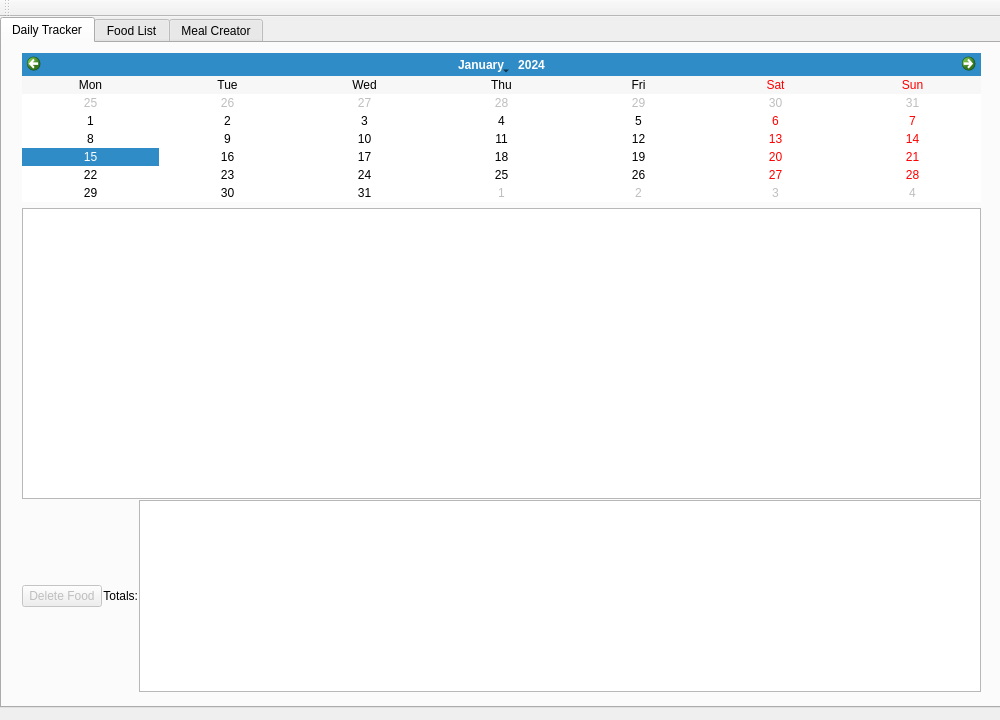
<?xml version="1.0" encoding="UTF-8"?>
<ui version="4.0">
 <class>MainWindow</class>
 <widget class="QMainWindow" name="MainWindow">
  <property name="geometry">
   <rect>
    <x>0</x>
    <y>0</y>
    <width>1000</width>
    <height>720</height>
   </rect>
  </property>
  <property name="sizePolicy">
   <sizepolicy hsizetype="Fixed" vsizetype="Fixed">
    <horstretch>0</horstretch>
    <verstretch>0</verstretch>
   </sizepolicy>
  </property>
  <property name="windowTitle">
   <string>kCalTracker</string>
  </property>
  <property name="tabShape">
   <enum>QTabWidget::Rounded</enum>
  </property>
  <widget class="QWidget" name="centralWidget">
   <property name="sizePolicy">
    <sizepolicy hsizetype="Expanding" vsizetype="Expanding">
     <horstretch>0</horstretch>
     <verstretch>0</verstretch>
    </sizepolicy>
   </property>
   <widget class="QTabWidget" name="mealsTabWidget">
    <property name="geometry">
     <rect>
      <x>0</x>
      <y>0</y>
      <width>1001</width>
      <height>691</height>
     </rect>
    </property>
    <property name="tabPosition">
     <enum>QTabWidget::North</enum>
    </property>
    <property name="tabShape">
     <enum>QTabWidget::Rounded</enum>
    </property>
    <property name="currentIndex">
     <number>0</number>
    </property>
    <widget class="QWidget" name="dailyTrackerTab">
     <property name="sizePolicy">
      <sizepolicy hsizetype="Expanding" vsizetype="Expanding">
       <horstretch>0</horstretch>
       <verstretch>0</verstretch>
      </sizepolicy>
     </property>
     <attribute name="title">
      <string>Daily Tracker</string>
     </attribute>
     <widget class="QWidget" name="horizontalLayoutWidget">
      <property name="geometry">
       <rect>
        <x>9</x>
        <y>-1</y>
        <width>981</width>
        <height>661</height>
       </rect>
      </property>
      <layout class="QHBoxLayout" name="horizontalLayout">
       <item>
        <layout class="QVBoxLayout" name="verticalLayout_4">
         <item>
          <widget class="QCalendarWidget" name="calendarWidget">
           <property name="sizePolicy">
            <sizepolicy hsizetype="Expanding" vsizetype="Fixed">
             <horstretch>0</horstretch>
             <verstretch>0</verstretch>
            </sizepolicy>
           </property>
           <property name="gridVisible">
            <bool>false</bool>
           </property>
           <property name="verticalHeaderFormat">
            <enum>QCalendarWidget::NoVerticalHeader</enum>
           </property>
          </widget>
         </item>
         <item>
          <layout class="QGridLayout" name="gridLayout">
           <property name="sizeConstraint">
            <enum>QLayout::SetNoConstraint</enum>
           </property>
           <property name="spacing">
            <number>1</number>
           </property>
           <item row="1" column="2">
            <widget class="QTableWidget" name="foodTotalsTableWidget">
             <property name="sizePolicy">
              <sizepolicy hsizetype="Expanding" vsizetype="Minimum">
               <horstretch>0</horstretch>
               <verstretch>0</verstretch>
              </sizepolicy>
             </property>
             <property name="editTriggers">
              <set>QAbstractItemView::NoEditTriggers</set>
             </property>
            </widget>
           </item>
           <item row="0" column="0" colspan="3">
            <widget class="QTableWidget" name="foodListTableWidget">
             <property name="editTriggers">
              <set>QAbstractItemView::DoubleClicked</set>
             </property>
            </widget>
           </item>
           <item row="1" column="1">
            <widget class="QLabel" name="totalsLabel">
             <property name="sizePolicy">
              <sizepolicy hsizetype="Preferred" vsizetype="Fixed">
               <horstretch>0</horstretch>
               <verstretch>0</verstretch>
              </sizepolicy>
             </property>
             <property name="layoutDirection">
              <enum>Qt::LeftToRight</enum>
             </property>
             <property name="text">
              <string>Totals:</string>
             </property>
             <property name="alignment">
              <set>Qt::AlignRight|Qt::AlignTrailing|Qt::AlignVCenter</set>
             </property>
            </widget>
           </item>
           <item row="1" column="0">
            <widget class="QPushButton" name="deleteDailyFoodPushButton">
             <property name="enabled">
              <bool>false</bool>
             </property>
             <property name="text">
              <string>Delete Food</string>
             </property>
            </widget>
           </item>
          </layout>
         </item>
        </layout>
       </item>
      </layout>
     </widget>
    </widget>
    <widget class="QWidget" name="foodListTab">
     <property name="sizePolicy">
      <sizepolicy hsizetype="Expanding" vsizetype="Expanding">
       <horstretch>0</horstretch>
       <verstretch>0</verstretch>
      </sizepolicy>
     </property>
     <attribute name="title">
      <string>Food List</string>
     </attribute>
     <widget class="QWidget" name="verticalLayoutWidget">
      <property name="geometry">
       <rect>
        <x>9</x>
        <y>9</y>
        <width>981</width>
        <height>651</height>
       </rect>
      </property>
      <layout class="QVBoxLayout" name="verticalLayout">
       <property name="spacing">
        <number>-1</number>
       </property>
       <item>
        <widget class="QTableWidget" name="masterFoodTableWidget"/>
       </item>
       <item>
        <layout class="QHBoxLayout" name="horizontalLayout_2">
         <item>
          <widget class="QPushButton" name="addToDailyFoodPushButton">
           <property name="enabled">
            <bool>false</bool>
           </property>
           <property name="text">
            <string>Add To Daily Food</string>
           </property>
          </widget>
         </item>
         <item>
          <widget class="QPushButton" name="foodTabAddFoodButton">
           <property name="text">
            <string>Add New Food</string>
           </property>
          </widget>
         </item>
         <item>
          <widget class="QPushButton" name="foodTabEditFoodButton">
           <property name="enabled">
            <bool>false</bool>
           </property>
           <property name="text">
            <string>Edit Food</string>
           </property>
          </widget>
         </item>
         <item>
          <widget class="QPushButton" name="foodTabDeleteFoodButton">
           <property name="enabled">
            <bool>false</bool>
           </property>
           <property name="text">
            <string>Delete Food</string>
           </property>
          </widget>
         </item>
        </layout>
       </item>
      </layout>
     </widget>
    </widget>
    <widget class="QWidget" name="mealCreatorTab">
     <attribute name="title">
      <string>Meal Creator</string>
     </attribute>
     <widget class="QWidget" name="horizontalLayoutWidget_2">
      <property name="geometry">
       <rect>
        <x>9</x>
        <y>9</y>
        <width>981</width>
        <height>641</height>
       </rect>
      </property>
      <layout class="QVBoxLayout" name="verticalLayout_2">
       <item>
        <layout class="QVBoxLayout" name="verticalLayout_3">
         <item>
          <layout class="QHBoxLayout" name="horizontalLayout_4">
           <item>
            <widget class="QLabel" name="nameLabel">
             <property name="text">
              <string>Name:</string>
             </property>
            </widget>
           </item>
           <item>
            <widget class="QLineEdit" name="mealCreatorNameLineEdit"/>
           </item>
           <item>
            <widget class="QLabel" name="numServingsLabel">
             <property name="text">
              <string>Num Servings:</string>
             </property>
            </widget>
           </item>
           <item>
            <widget class="QLineEdit" name="numServingsLineEdit">
             <property name="inputMethodHints">
              <set>Qt::ImhNone</set>
             </property>
            </widget>
           </item>
          </layout>
         </item>
         <item>
          <layout class="QHBoxLayout" name="horizontalLayout_5"/>
         </item>
         <item>
          <widget class="QTableWidget" name="createdMealFoodList"/>
         </item>
         <item>
          <layout class="QHBoxLayout" name="horizontalLayout_6">
           <item>
            <widget class="QPushButton" name="addToFoodListMealCreatorPushButton">
             <property name="enabled">
              <bool>false</bool>
             </property>
             <property name="text">
              <string>Add To Food List</string>
             </property>
            </widget>
           </item>
           <item>
            <widget class="QLabel" name="mealTotalLabel">
             <property name="text">
              <string>Totals:</string>
             </property>
            </widget>
           </item>
           <item>
            <widget class="QTableWidget" name="mealTotalTableWidget"/>
           </item>
          </layout>
         </item>
        </layout>
       </item>
       <item>
        <layout class="QHBoxLayout" name="horizontalLayout_3">
         <property name="sizeConstraint">
          <enum>QLayout::SetDefaultConstraint</enum>
         </property>
         <item>
          <widget class="QToolButton" name="removeFromMealArrowButton">
           <property name="enabled">
            <bool>false</bool>
           </property>
           <property name="text">
            <string>...</string>
           </property>
           <property name="iconSize">
            <size>
             <width>32</width>
             <height>16</height>
            </size>
           </property>
           <property name="arrowType">
            <enum>Qt::DownArrow</enum>
           </property>
          </widget>
         </item>
         <item>
          <widget class="QToolButton" name="addToMealArrowButton">
           <property name="enabled">
            <bool>false</bool>
           </property>
           <property name="text">
            <string>...</string>
           </property>
           <property name="iconSize">
            <size>
             <width>32</width>
             <height>16</height>
            </size>
           </property>
           <property name="arrowType">
            <enum>Qt::UpArrow</enum>
           </property>
          </widget>
         </item>
        </layout>
       </item>
       <item>
        <widget class="QLabel" name="label">
         <property name="text">
          <string>Food List</string>
         </property>
        </widget>
       </item>
       <item>
        <widget class="QTableWidget" name="mealCreatorFoodList"/>
       </item>
      </layout>
     </widget>
    </widget>
   </widget>
  </widget>
  <widget class="QMenuBar" name="menuBar">
   <property name="geometry">
    <rect>
     <x>0</x>
     <y>0</y>
     <width>1000</width>
     <height>22</height>
    </rect>
   </property>
  </widget>
  <widget class="QToolBar" name="mainToolBar">
   <attribute name="toolBarArea">
    <enum>TopToolBarArea</enum>
   </attribute>
   <attribute name="toolBarBreak">
    <bool>false</bool>
   </attribute>
  </widget>
 </widget>
 <layoutdefault spacing="6" margin="11"/>
 <resources/>
 <connections/>
</ui>
